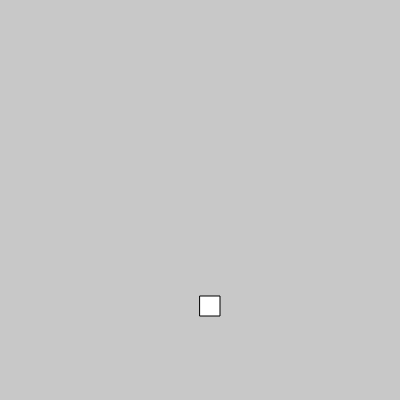
Frame 1 (no input)
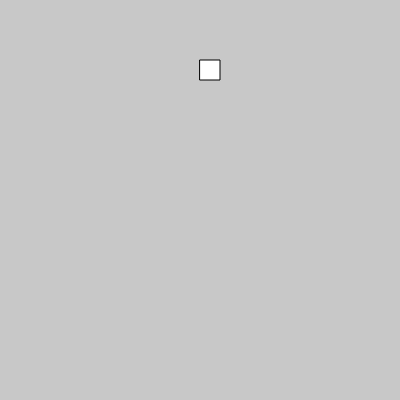
Frame 60 (no input)
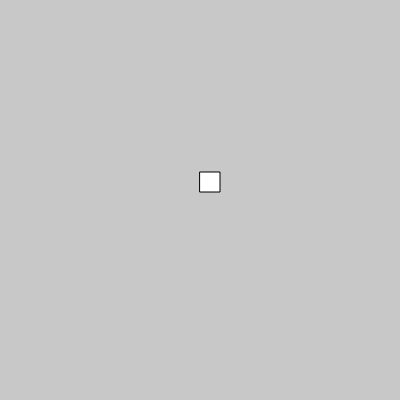
Frame 120 (the mouse pressed at the canvas centre since frame 60)

The p5.js sketch that drew these frames (run headless with seeded random() and noise() and a simulated clock; from frame 60 on, the mouse is pressed at the canvas centre):

// p5.js sketch
// ── sketch.js
var myValue ;

// behaviours
var down;

// Only once
function setup(){
	createCanvas(400,400);
	myValue = 300;
	down = false;
}

//loop
function draw(){
		background(200);

	// top boundary
	if (myValue < 0){
		down = true;
	}

    // down boundary
	if (myValue > height){
		down = false;
	}

	// go down
	if (down == true){

		myValue = myValue + 4;
	} else {

		myValue = myValue - 4;
	}

	console.log (down);
	rect(width/2, myValue, 20, 20);
}
